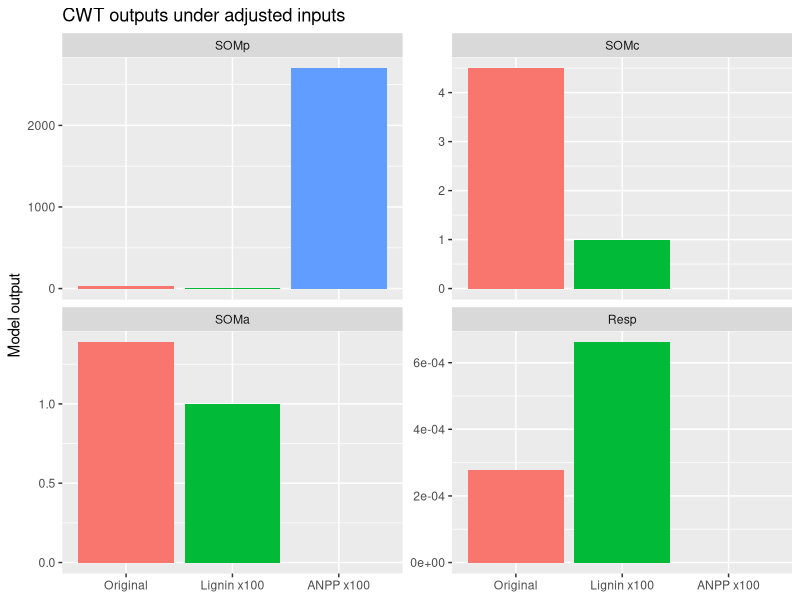
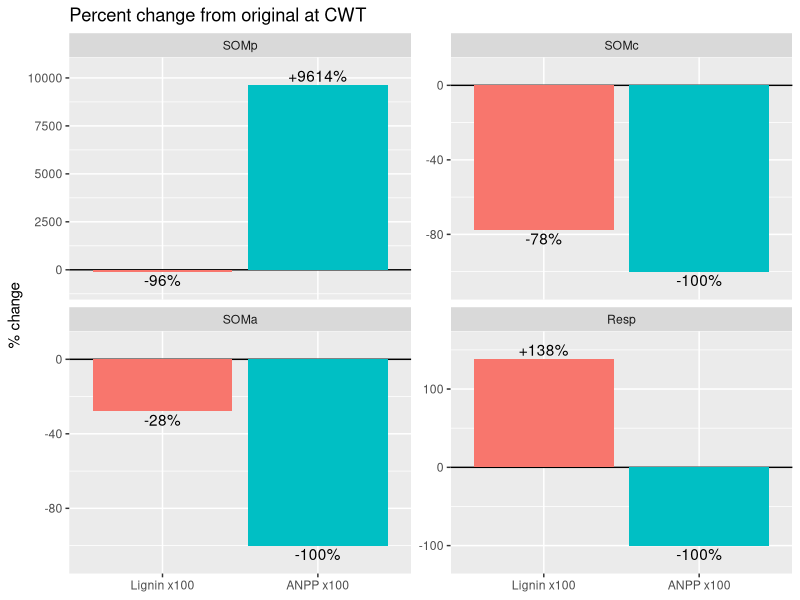
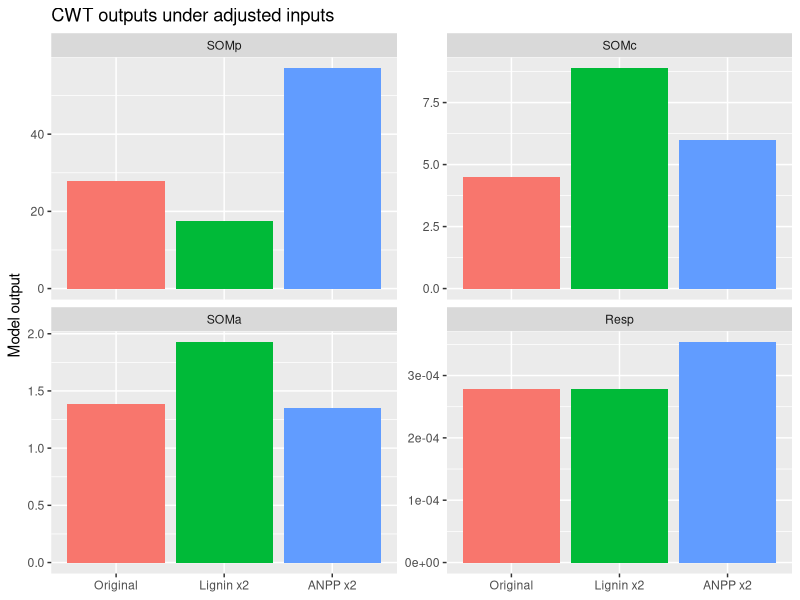
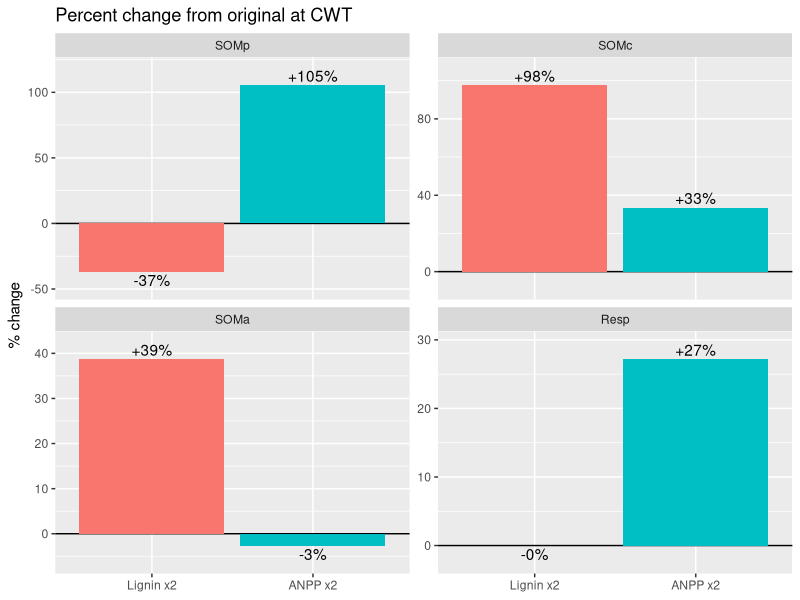
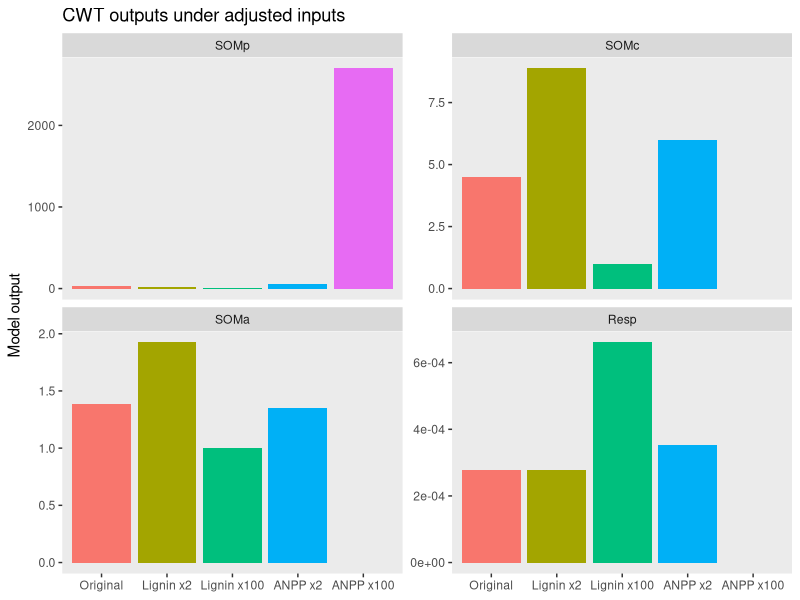
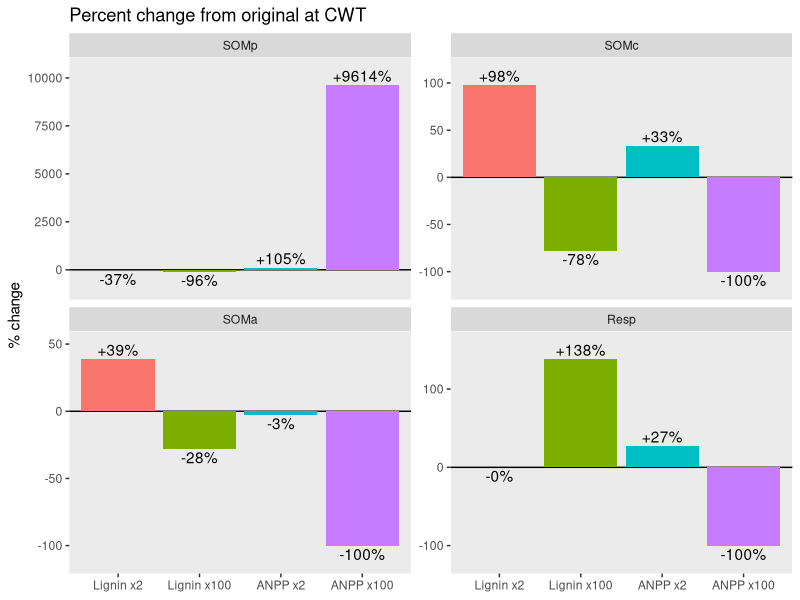

Write the R code that produced these figures, in order.
## ---- chunk 1
# Clear environment
rm(list=ls())

#use to set working directory 
knitr::opts_knit$set(root.dir="~/GitHub/MIMICS-CN-for-publication/Sensitivity_Analysis_CF/")
## ---- chunk 2
require("tidyverse")
## ---- chunk 3
# Original model outputs:
outputs_orig <- read.csv("./data/MIMICS_SSoutput_ORIGINAL.csv")

# Model outputs with 100x lignin input for CWT:
outputs_Lig <- read.csv("./data/MIMICS_SSoutput_Lignin_Test_OE_20261022.csv")

# Model outputs with 100x ANPP input for CWT:
outputs_ANPP <- read.csv("./data/MIMICS_SSoutput_ANPP_Test_CF_20261022.csv")

# Model outputs with 2x lignin input for CWT:
outputs_Lig_2x <- read.csv("./data/MIMICS_SSoutput_Ligg_2x.csv")

# Model outputs with 2x ANPP input for CWT:
outputs_ANPP_2x <- read.csv("./data/MIMICS_SSoutput_ANPP_2x.csv")
## ---- chunk 4
vars <- c("SOMp","SOMc","SOMa","Resp")

comb <- bind_rows(
  mutate(outputs_orig, Scenario = "Original"),
  mutate(outputs_Lig,  Scenario = "Lignin x100"),
  mutate(outputs_ANPP, Scenario = "ANPP x100")) |>
  select(Site, Scenario, all_of(vars)) |>
  pivot_longer(all_of(vars), names_to = "Variable") |>
  mutate(Variable = factor(Variable, vars))

change <- comb |>
  pivot_wider(names_from = Scenario, values_from = value) |>
  pivot_longer(c(`Lignin x100`, `ANPP x100`), names_to = "Scenario", values_to = "new") |>
  mutate(pct_change = 100 * (new - Original) / Original,
         Scenario = factor(Scenario, c("Lignin x100", "ANPP x100")))

# Fig 1: raw values at CWT
cwt <- comb |> filter(Site == "CWT") |>
  mutate(Scenario = factor(Scenario, c("Original", "Lignin x100", "ANPP x100")))
ggplot(cwt, aes(Scenario, value, fill = Scenario)) +
  geom_col(show.legend = FALSE) +
  facet_wrap(~Variable, scales = "free_y") +
  labs(title = "CWT outputs under adjusted inputs", y = "Model output", x = NULL)

# Fig 2: percent change at CWT
ggplot(filter(change, Site == "CWT"), aes(Scenario, pct_change, fill = Scenario)) +
  geom_hline(yintercept = 0) +
  geom_col(show.legend = FALSE) +
  geom_text(aes(label = sprintf("%+.0f%%", pct_change),
                vjust = ifelse(pct_change >= 0, -0.3, 1.2))) +
  facet_wrap(~Variable, scales = "free_y") +
  scale_y_continuous(expand = expansion(mult = 0.15)) +
  labs(title = "Percent change from original at CWT", y = "% change", x = NULL)
## ---- chunk 5
comb <- bind_rows(
  mutate(outputs_orig, Scenario = "Original"),
  mutate(outputs_Lig_2x,  Scenario = "Lignin x2"),
  mutate(outputs_ANPP_2x, Scenario = "ANPP x2")) |>
  select(Site, Scenario, all_of(vars)) |>
  pivot_longer(all_of(vars), names_to = "Variable") |>
  mutate(Variable = factor(Variable, vars))

change <- comb |>
  pivot_wider(names_from = Scenario, values_from = value) |>
  pivot_longer(c(`Lignin x2`, `ANPP x2`), names_to = "Scenario", values_to = "new") |>
  mutate(pct_change = 100 * (new - Original) / Original,
         Scenario = factor(Scenario, c("Lignin x2", "ANPP x2")))

# Fig 3: raw values at CWT
cwt <- comb |> filter(Site == "CWT") |>
  mutate(Scenario = factor(Scenario, c("Original", "Lignin x2", "ANPP x2")))
ggplot(cwt, aes(Scenario, value, fill = Scenario)) +
  geom_col(show.legend = FALSE) +
  facet_wrap(~Variable, scales = "free_y") +
  labs(title = "CWT outputs under adjusted inputs", y = "Model output", x = NULL)

# Fig 4: percent change at CWT
ggplot(filter(change, Site == "CWT"), aes(Scenario, pct_change, fill = Scenario)) +
  geom_hline(yintercept = 0) +
  geom_col(show.legend = FALSE) +
  geom_text(aes(label = sprintf("%+.0f%%", pct_change),
                vjust = ifelse(pct_change >= 0, -0.3, 1.2))) +
  facet_wrap(~Variable, scales = "free_y") +
  scale_y_continuous(expand = expansion(mult = 0.15)) +
  labs(title = "Percent change from original at CWT", y = "% change", x = NULL)
## ---- chunk 6
comb <- bind_rows(
  mutate(outputs_orig, Scenario = "Original"),
  mutate(outputs_Lig_2x,  Scenario = "Lignin x2"),
  mutate(outputs_Lig,  Scenario = "Lignin x100"),
  mutate(outputs_ANPP_2x, Scenario = "ANPP x2"),
  mutate(outputs_ANPP, Scenario = "ANPP x100")) |>
  select(Site, Scenario, all_of(vars)) |>
  pivot_longer(all_of(vars), names_to = "Variable") |>
  mutate(Variable = factor(Variable, vars))

change <- comb |>
  pivot_wider(names_from = Scenario, values_from = value) |>
  pivot_longer(c(`Lignin x2`, `Lignin x100`, `ANPP x2`, `ANPP x100`),
               names_to = "Scenario", values_to = "new") |>
  mutate(pct_change = 100 * (new - Original) / Original,
         Scenario = factor(Scenario, c("Lignin x2", "Lignin x100", "ANPP x2", "ANPP x100")))

# Fig 5: raw values at CWT
cwt <- comb |> filter(Site == "CWT") |>
  mutate(Scenario = factor(Scenario, c("Original", "Lignin x2", "Lignin x100", "ANPP x2", "ANPP x100")))


Fig5 <- ggplot(cwt, aes(Scenario, value, fill = Scenario)) +
  geom_col(show.legend = FALSE) +
  facet_wrap(~Variable, scales = "free_y") +
  labs(title = "CWT outputs under adjusted inputs", y = "Model output", x = NULL)+
    #Remove plot grid lines
  theme(panel.grid.major = element_blank(), panel.grid.minor = element_blank())

Fig5

#ggsave("./figures/CWT_outputs.png", plot=Fig5, device="png", path=NULL, scale=1, width=18.5, height=20, units = "cm", dpi=600, limitsize=TRUE, bg="white")

# Fig 6: percent change at CWT
Fig6 <- ggplot(filter(change, Site == "CWT"), aes(Scenario, pct_change, fill = Scenario)) +
  geom_hline(yintercept = 0) +
  geom_col(show.legend = FALSE) +
  geom_text(aes(label = sprintf("%+.0f%%", pct_change),
                vjust = ifelse(pct_change >= 0, -0.3, 1.2))) +
  facet_wrap(~Variable, scales = "free_y") +
  scale_y_continuous(expand = expansion(mult = 0.15)) +
  labs(title = "Percent change from original at CWT", y = "% change", x = NULL)+
    #Remove plot grid lines
  theme(panel.grid.major = element_blank(), panel.grid.minor = element_blank())

Fig6

#ggsave("./figures/CWT_percentChanges.png", plot=Fig6, device="png", path=NULL, scale=1, width=18.5, height=20, units = "cm", dpi=600, limitsize=TRUE, bg="white")
